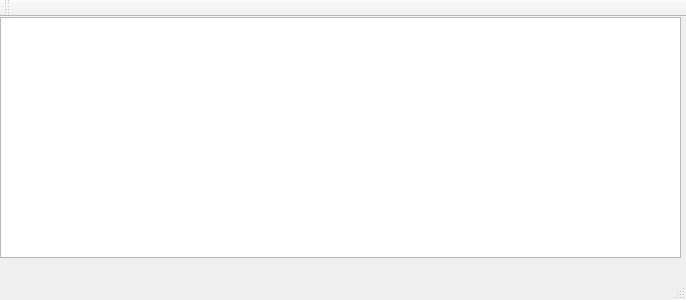
<?xml version="1.0" encoding="UTF-8"?>
<ui version="4.0">
 <class>MainWindow</class>
 <widget class="QMainWindow" name="MainWindow">
  <property name="geometry">
   <rect>
    <x>0</x>
    <y>0</y>
    <width>686</width>
    <height>300</height>
   </rect>
  </property>
  <property name="windowTitle">
   <string>MainWindow</string>
  </property>
  <widget class="QWidget" name="centralWidget">
   <widget class="QListWidget" name="listWidget">
    <property name="geometry">
     <rect>
      <x>0</x>
      <y>0</y>
      <width>681</width>
      <height>241</height>
     </rect>
    </property>
   </widget>
  </widget>
  <widget class="QMenuBar" name="menuBar">
   <property name="geometry">
    <rect>
     <x>0</x>
     <y>0</y>
     <width>686</width>
     <height>23</height>
    </rect>
   </property>
  </widget>
  <widget class="QToolBar" name="mainToolBar">
   <attribute name="toolBarArea">
    <enum>TopToolBarArea</enum>
   </attribute>
   <attribute name="toolBarBreak">
    <bool>false</bool>
   </attribute>
  </widget>
  <widget class="QStatusBar" name="statusBar"/>
 </widget>
 <layoutdefault spacing="6" margin="11"/>
 <resources/>
 <connections/>
</ui>
